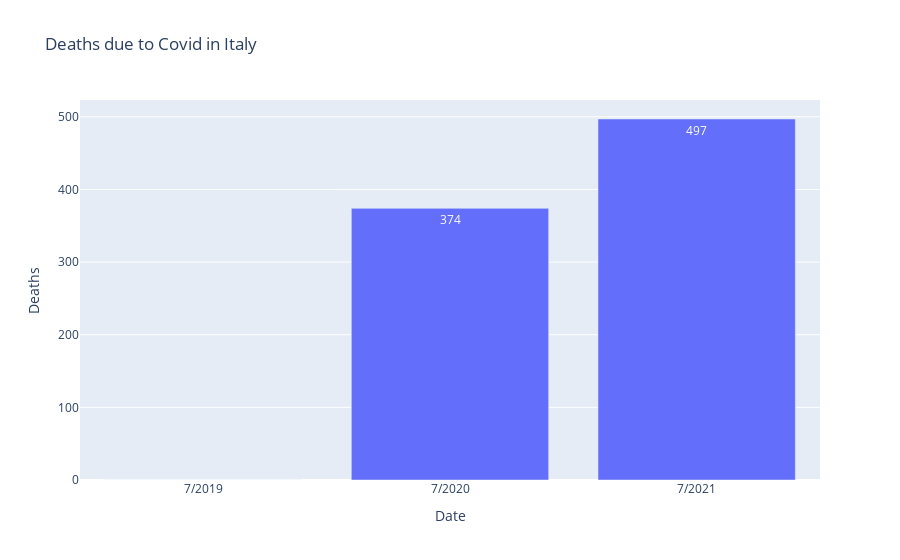

The notebook cell this image was saved under:
### Markdown cell above
And what about mortality:

### Code cell
# Select relevant period to obtain number of deaths 07/2020

mortality2020 = datavaccines.loc[152:182]
# mortality2020.head()


# Calculate the total during July 2020

deaths072020 = mortality2020['new_deaths'].sum()
print(deaths072020)

# Select relevant period to obtain number of deaths 07/2021

mortality2021 = datavaccines.loc[517:547]
# mortality2021.head()

# Calculate the total during July 2021
deaths072021 = mortality2021['new_deaths'].sum()
print(deaths072021)

# Create a data frame with new deaths data
deathsperyear = [0, deaths072020 ,deaths072021]
datadeaths = [[date[0], deathsperyear[0]], [date[1], deathsperyear[1]], [date[2], deathsperyear[2]]]

df2 = pd.DataFrame(datadeaths, columns=['Date', 'Deaths'])
df2.head()

# Ploth deaths per year

fig = px.bar(df2, x='Date', y='Deaths', 
             title='Deaths due to Covid in Italy')

fig.update_traces(text=df2['Deaths'])
fig.show()

### Figure 1 — Plotly figure (JSON) as saved in the notebook; plotly's stock layout.template omitted (floating-point values rounded to 4 significant figures)
{"data": [{"alignmentgroup": "True", "hovertemplate": "Date=%{x}<br>Deaths=%{y}<extra></extra>", "legendgroup": "", "marker": {"color": "#636efa", "pattern": {"shape": ""}}, "name": "", "offsetgroup": "", "orientation": "v", "showlegend": false, "text": [0, 374, 497], "textposition": "auto", "type": "bar", "x": ["7/2019", "7/2020", "7/2021"], "xaxis": "x", "y": [0, 374, 497], "yaxis": "y"}], "layout": {"barmode": "relative", "legend": {"tracegroupgap": 0}, "title": {"text": "Deaths due to Covid in Italy"}, "xaxis": {"anchor": "y", "domain": [0, 1], "title": {"text": "Date"}}, "yaxis": {"anchor": "x", "domain": [0, 1], "title": {"text": "Deaths"}}}}
